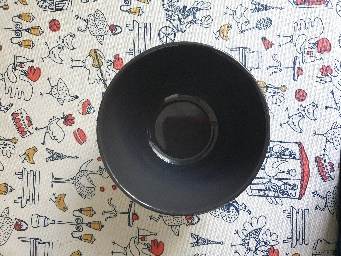
#> input picture Semestr_5/Lab3/DataLab3/train/cleaned/0000.jpg, 341 x 256 px
$ python -i Lab3_1.py   (imports and definitions only)
#> lines starting #> are read from the running program, lines starting #| are printed output that depends on the picture
from pathlib import Path
from skimage import io, transform, color
import argparse
import numpy as np

parser = argparse.ArgumentParser()
# [4 lines not run here, left out]
# [1 line that did not run here, left out]
count_file = 20

# функции преобразования изображения
def rotate_90(image): # поворот на 90 градусов
    return transform.rotate(image, 90)


def rotate_45(image):# поворот на 45 градусов
    return transform.rotate(image, 45, resize=True)


def resize(image): # изменение размера на (700, 700)
    return transform.resize(image, (700,700))


def gray_scale(image): # преобразовываем фото в градации сегого
    return color.rgb2gray(image)


def complex_(image): # компексное преобразования (изменение размера, поворот на 45 грудусов и преобразование в градации серого)
    return gray_scale(rotate_45(resize(image)))


transform_ = { # словарь с функциями преобразования
    "rotate_90": rotate_90,
    "rotate_45": rotate_45,
    "resize": resize,
    "gray_scale": gray_scale,
    "complex": complex_,
}

# [10 lines not run here, left out]


>>> import cv2
>>> picture = cv2.cvtColor(cv2.imread('DataLab3/train/cleaned/0000.jpg'), cv2.COLOR_BGR2RGB)
>>> result = complex_(picture)
#> in resize, `return transform.resize(image, (700,700))`:
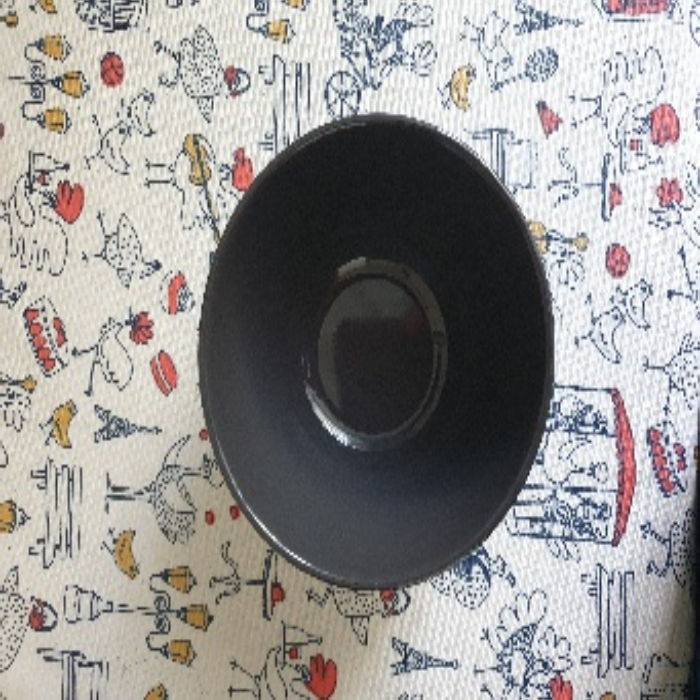
#> returned value: shape (700, 700, 3) float64; mean of channels 0, 1, 2 0.593, 0.584, 0.578; drawn as R, G, B
#> in rotate_45, `return transform.rotate(image, 45, resize=True)`:
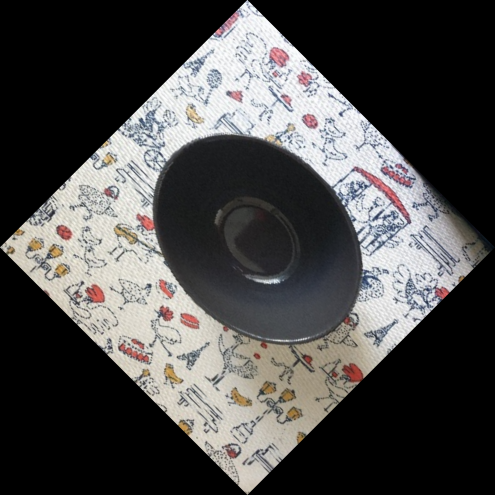
#> returned value: shape (990, 990, 3) float64 (shown at 1/2 size); mean of channels 0, 1, 2 0.296, 0.292, 0.289; drawn as R, G, B
#> in gray_scale, `return color.rgb2gray(image)`:
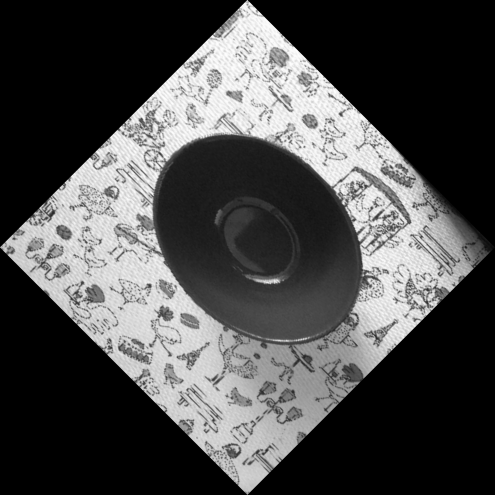
#> returned value: shape (990, 990) float64 (shown at 1/2 size); min 0, max 1, mean 0.293

$ run again, on Semestr_5/Lab3/DataLab3/train/cleaned/0002.jpg
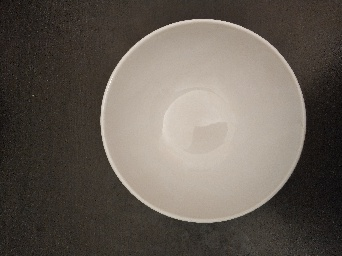
#> input picture Semestr_5/Lab3/DataLab3/train/cleaned/0002.jpg, 342 x 256 px
#> in resize, `return transform.resize(image, (700,700))`:
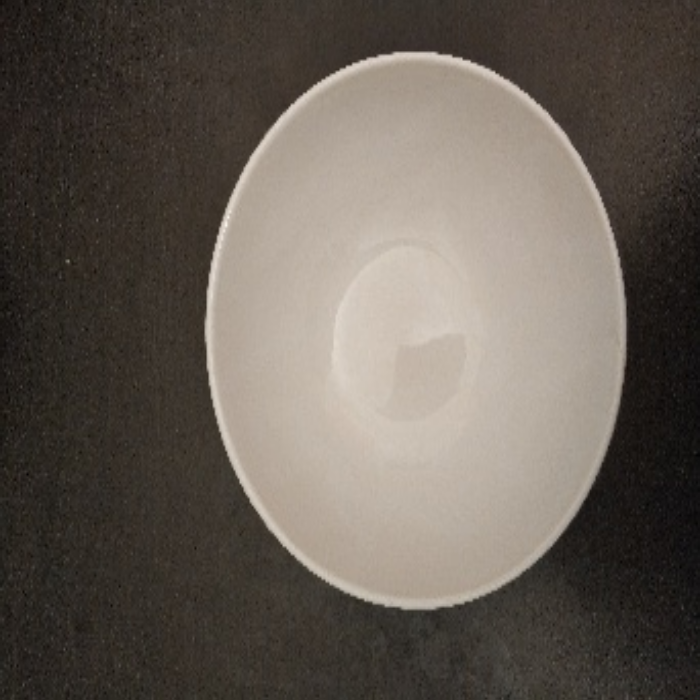
#> returned value: shape (700, 700, 3) float64; mean of channels 0, 1, 2 0.399, 0.368, 0.335; drawn as R, G, B
#> in rotate_45, `return transform.rotate(image, 45, resize=True)`:
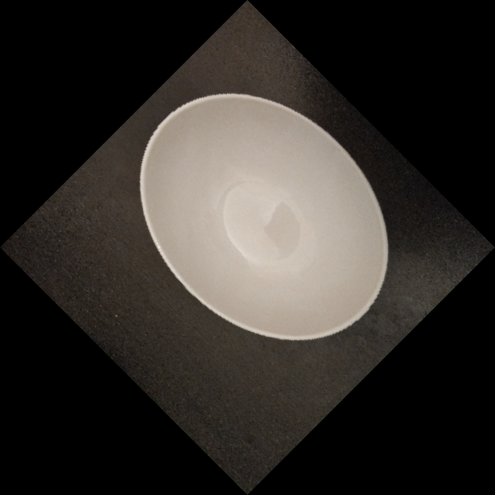
#> returned value: shape (990, 990, 3) float64 (shown at 1/2 size); mean of channels 0, 1, 2 0.199, 0.184, 0.168; drawn as R, G, B

$ run again, on Semestr_5/Lab3/DataLab3/train/cleaned/0003.jpg
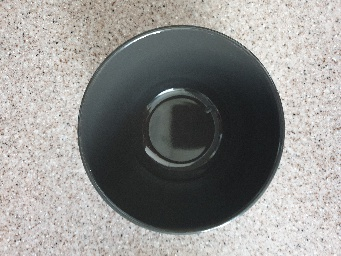
#> input picture Semestr_5/Lab3/DataLab3/train/cleaned/0003.jpg, 341 x 256 px
#> in resize, `return transform.resize(image, (700,700))`:
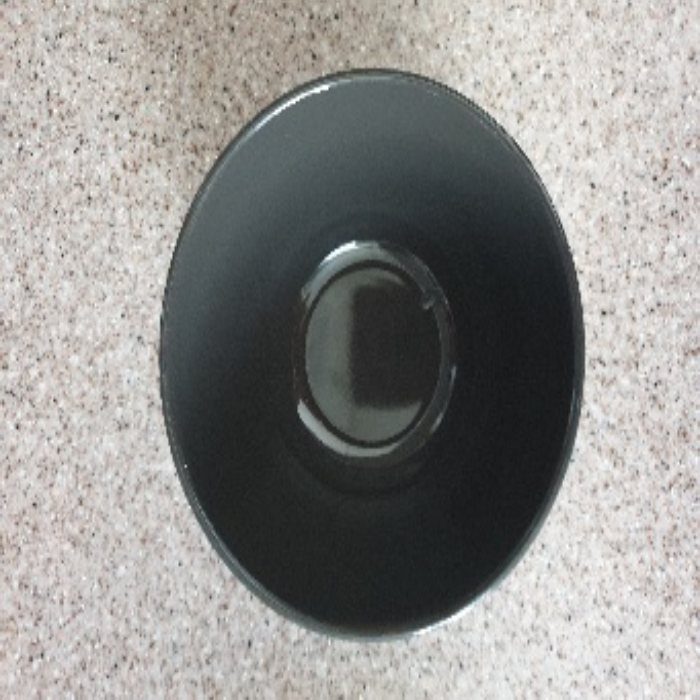
#> returned value: shape (700, 700, 3) float64; mean of channels 0, 1, 2 0.569, 0.566, 0.557; drawn as R, G, B
#> in rotate_45, `return transform.rotate(image, 45, resize=True)`:
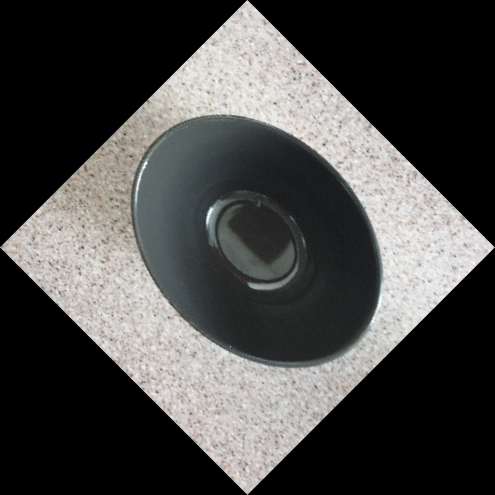
#> returned value: shape (990, 990, 3) float64 (shown at 1/2 size); mean of channels 0, 1, 2 0.285, 0.283, 0.279; drawn as R, G, B

$ run again, on Semestr_5/Lab3/DataLab3/train/cleaned/0004.jpg
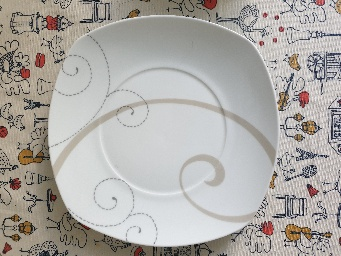
#> input picture Semestr_5/Lab3/DataLab3/train/cleaned/0004.jpg, 341 x 256 px
#> in resize, `return transform.resize(image, (700,700))`:
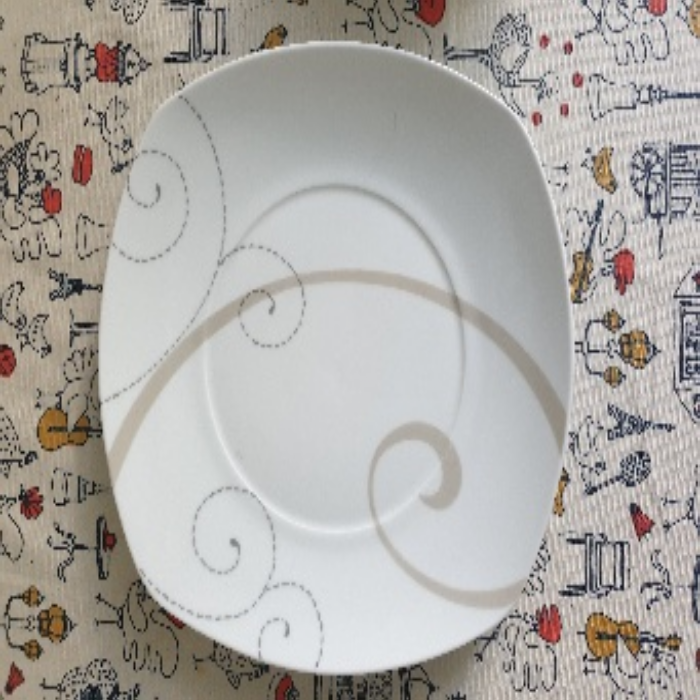
#> returned value: shape (700, 700, 3) float64; mean of channels 0, 1, 2 0.681, 0.67, 0.653; drawn as R, G, B
#> in rotate_45, `return transform.rotate(image, 45, resize=True)`:
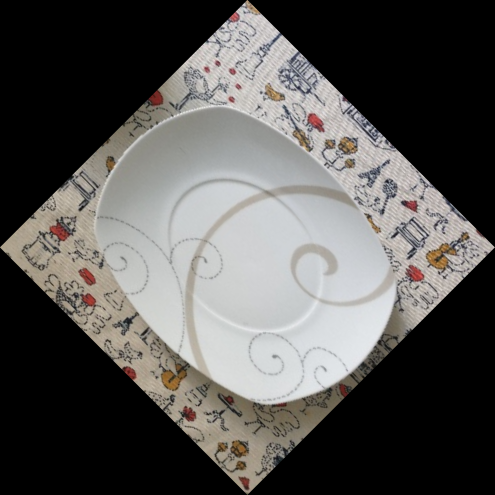
#> returned value: shape (990, 990, 3) float64 (shown at 1/2 size); mean of channels 0, 1, 2 0.341, 0.335, 0.327; drawn as R, G, B
